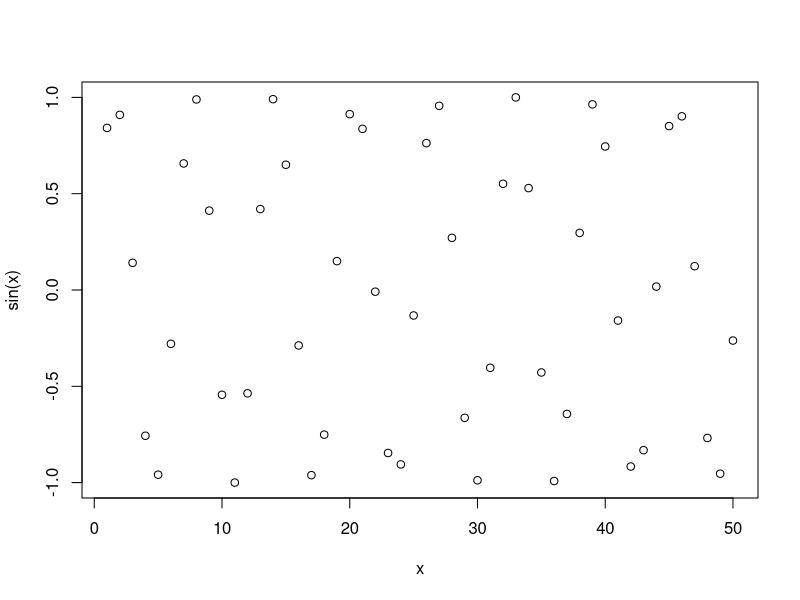
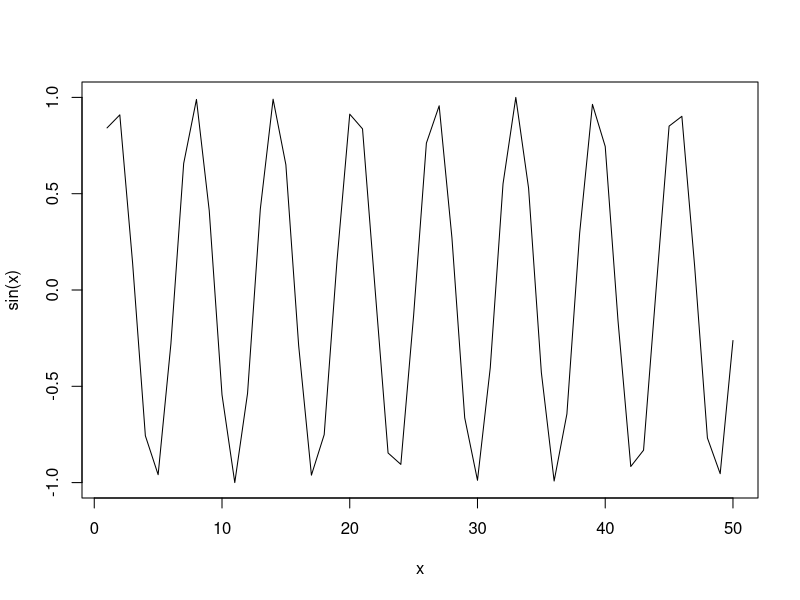
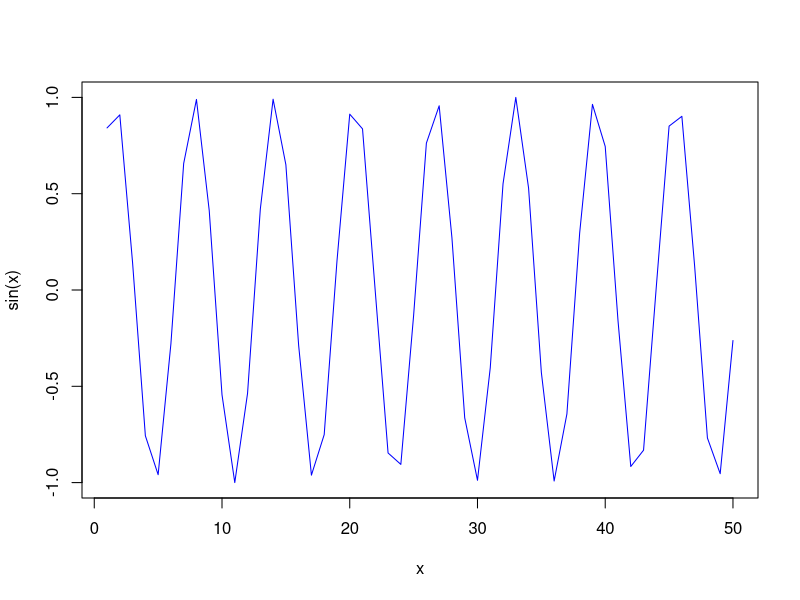
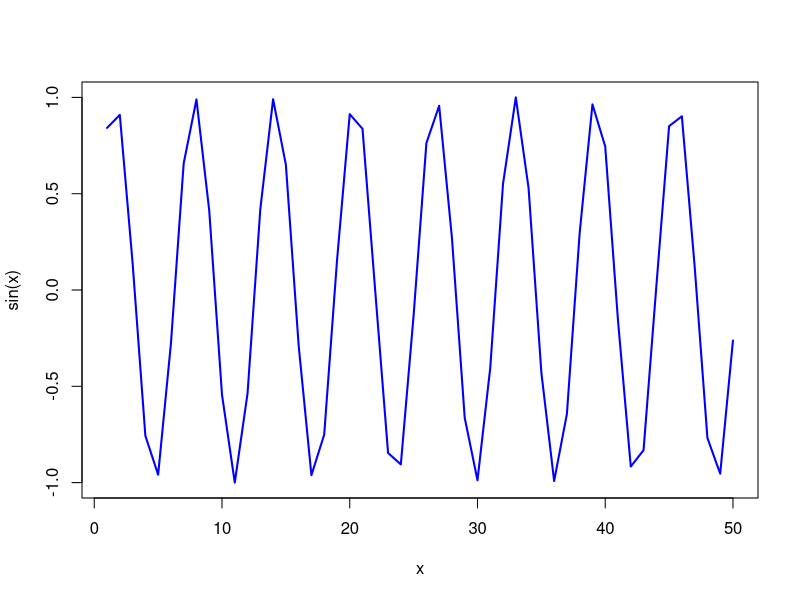
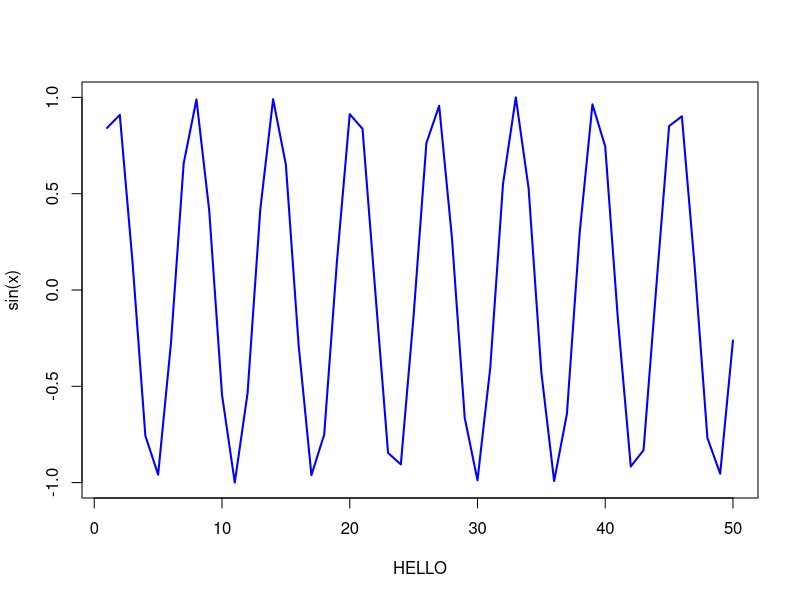

Reproduce these figures in R, in order.
#My first R script

x <- 1:50
plot(x, sin(x))
plot(x, sin(x), type="l") #change type of plot to line
plot(x, sin(x), type="l", col = "blue") #change line color to blue
plot(x, sin(x), type="l", col = "blue", lwd = 2) #change thickness of line
plot(x, sin(x), type="l", col = "blue", lwd =2, xlab="HELLO") #change axis title

